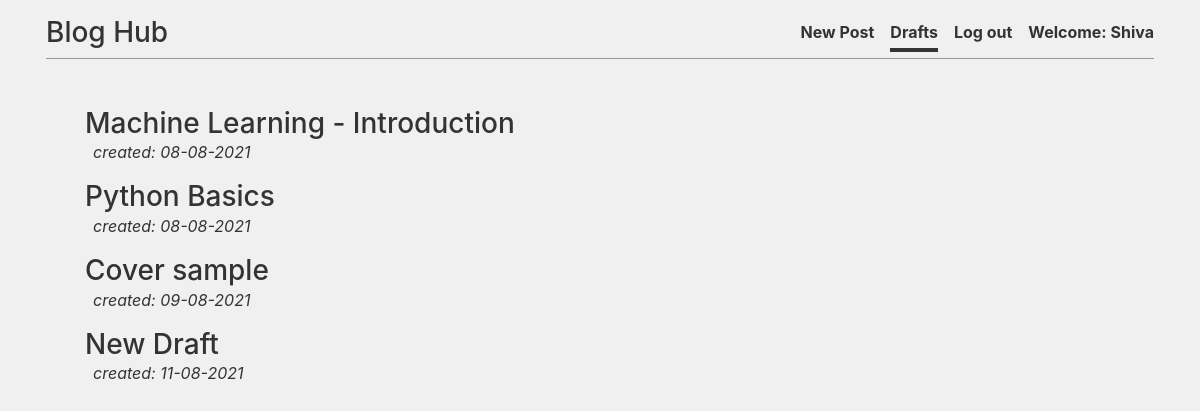
Page /drafts/ (signed in) on the committed database.
### blog/models.py (models this page shows, shortened)
class Post(models.Model):
    author = models.ForeignKey('auth.User', on_delete=models.CASCADE)
    title = models.CharField(max_length=200)
    text = models.TextField()
    created_date = models.DateTimeField(default=timezone.now)
    published_date = models.DateTimeField(blank=True, null=True)
    claps = models.PositiveSmallIntegerField(default=0)
    class Meta:
        order_with_respect_to='author'

### blog/views.py (the view)
# urls.py: url(r'^drafts/$', views.DraftListView.as_view(), name='post_draft_list'),
class DraftListView(LoginRequiredMixin, ListView):
    login_url = 'login'
    redirect_field_name = 'blog/post_list.html'
    model = Post
    template_name = 'blog/post_draft_list.html'
    def get_queryset(self):
        return Post.objects.filter(published_date__isnull=True, author = self.request.user).order_by('created_date')

### blog/templates/blog/post_draft_list.html
{% extends 'blog/base.html' %}
{% block content %}
    {% for post in post_list %}
        <div class="mb-3 post">
            <h3 class="m-0"><a href="{% url 'post_detail' pk=post.pk %}">{{ post.title }}</a></h3>
            <p class="m-0 pl-2"><i>created: {{ post.created_date|date:'d-m-Y' }}</i></p>
        </div>
    {% endfor %}
{% endblock %}

### blog/templates/blog/base.html (shortened to what this page needs)
<!DOCTYPE html>
{% load static %}
<html>
  <head>
    <link rel="stylesheet" href="//cdn.jsdelivr.net/npm/medium-editor@latest/dist/css/medium-editor.min.css" type="text/css" media="screen" charset="utf-8">
    <link rel="stylesheet" href="https://cdn.jsdelivr.net/npm/bootstrap@4.6.0/dist/css/bootstrap.min.css">
    <link href="https://getbootstrap.com/docs/4.5/dist/css/bootstrap.min.css" rel="stylesheet">
    <link rel="stylesheet" href="{% static 'css/cover.css' %}">
  </head>
  <body >
    <div class="container d-flex flex-column w-100 h-100 p-3 mx-auto">
      <div class="masthead" >
        <div class="inner" >
          <a class="masthead-brand text-decoration-none"  href="{% url 'post_list' %}"><h3>Blog Hub</h3></a>
          <nav class="nav nav-masthead justify-content-center" >
            {% if user.is_authenticated %}
            {% if request.path == "/" %}
              <a class="nav-link" href="{% url 'post_new' %}" >New Post</a>
              <a class="nav-link" href="{% url 'post_draft_list' %}" >Drafts</a>
              <a class="nav-link" href="{% url 'logout' %}" >Log out</a>
              <a class="nav-link border-bottom-0" >Welcome: {{ user.username }}</a>
              {% elif request.path == "/drafts/" %}
                <a class="nav-link " href="{% url 'post_new' %}" >New Post</a>
                <a class="nav-link active" href="{% url 'post_draft_list' %}" >Drafts</a>
                <a class="nav-link" href="{% url 'logout' %}" >Log out</a>
                <a class="nav-link border-bottom-0" >Welcome: {{ user.username }}</a>
                {% else %}
                <a class="nav-link active" href="{% url 'post_new' %}" >New Post</a>
                <a class="nav-link " href="{% url 'post_draft_list' %}" >Drafts</a>
                <a class="nav-link" href="{% url 'logout' %}">Log out</a>
                <a class="nav-link border-bottom-0" >Welcome: {{ user.username }}</a>
              {% endif %}
            {% else %}
              <a class='nav navbar-right' href="{% url 'login' %}" >
                <svg xmlns="http://www.w3.org/2000/svg" width="18" height="18" fill="currentColor" class="bi bi-person-fill" viewBox="0 0 16 16">
                  <path d="M3 14s-1 0-1-1 1-4 6-4 6 3 6 4-1 1-1 1H3zm5-6a3 3 0 1 0 0-6 3 3 0 0 0 0 6z"/>
                </svg>
              </a>
            {% endif %}
          </nav>
        </div>
        <hr>
      </div>
      <main  class="inner cover" >
        <div class="content container" >
          <div class="row">
            <div class="col-md-9">
              <div class="blog_posts">
                {% block content %}
                {% endblock %}
              </div>
            </div>
            <div class="col-md-3">
            </div>
          </div>
        </div>
      </main>
  </div>
  </body>
</html>

### blog/static/css/cover.css (style rules this page uses)
a, a:focus, a:hover { color: #333; }
html, body { background-color: rgb(240, 240, 240) ; }
body { line-height: 1.5rem; font-size: 1rem; height: 100%!important; display: -ms-flexbox; display: flex; color: #333; }
.masthead { margin-bottom: 2rem; }
hr { box-sizing:inherit; height: 1.2px; border: 0; overflow: visible; margin-top: 1rem; margin-bottom: 1rem; background-color: #999; width: 100%; clear:both; }
.masthead-brand { margin-bottom: 0; }
.nav-masthead .nav-link { padding: .25rem 0; font-weight: 700; color: #333; background-color: transparent; border-bottom: .25rem solid transparent; }
.nav-masthead .nav-link + .nav-link { margin-left: 1rem; }
.nav-masthead .active { color: #333; border-bottom-color: #333; }
@media (min-width: 48em) { .masthead-brand { float: left; } }
@media (min-width: 48em) { .nav-masthead { float: right; } }
.cover { padding: 0 1.5rem; }

### rows in the picture
Post: title "Machine Learning - Introduction", created_date "08-08-2021"
Post: title "Python Basics", created_date "08-08-2021"
Post: title "Cover sample", created_date "09-08-2021"
Post: title "New Draft", created_date "11-08-2021"

### other values in the picture
{{ user.username }} "Shiva"
